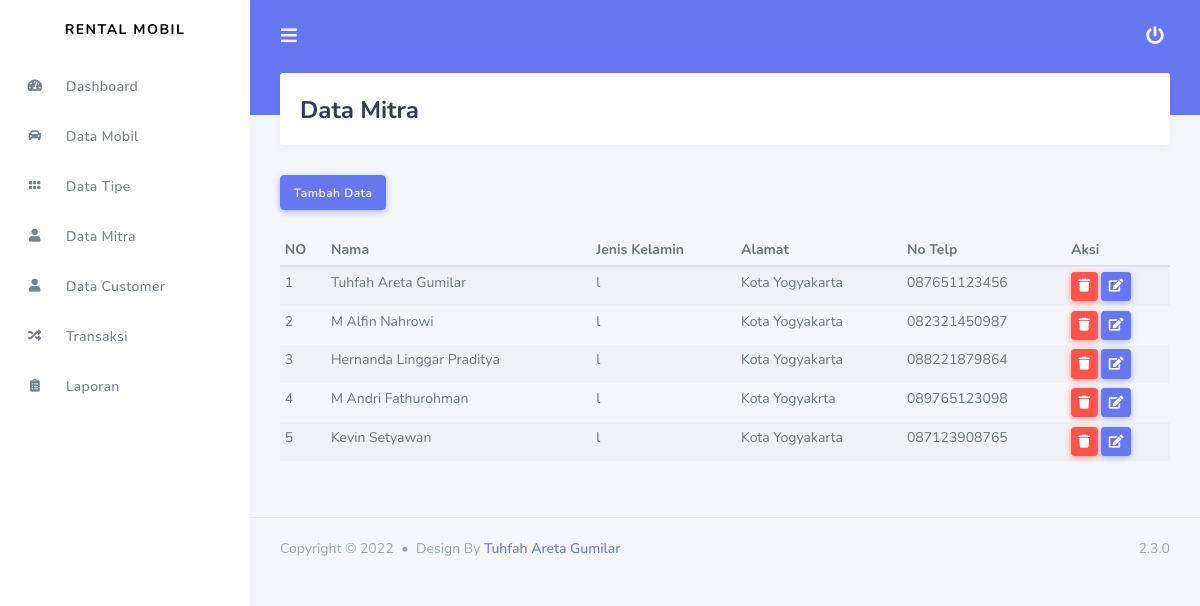
The app's page /index.php/admin/data_mitra with its own data.
### tables this page shows
CREATE TABLE `tb_mitra` (
  `id_mitra` int(11) NOT NULL AUTO_INCREMENT,
  `nama_mitra` varchar(100) NOT NULL,
  `jenis_kelamin` enum('l','p') NOT NULL,
  `alamat` varchar(255) NOT NULL,
  `no_telp` varchar(15) NOT NULL,
  PRIMARY KEY (`id_mitra`)
);

### application/controllers/admin/Data_mitra.php (called while the page is built, shortened)
<?php
class Data_mitra extends CI_Controller
{
	public function __construct()
	{
		$this->load->model('Mitra_model');
	}
	public function index()
	{
		$model = $this->Mitra_model;
		$q = urldecode($this->input->get('q', TRUE));
		$start = intval($this->input->get('start'));
		if ($q <> '') {
			$config['base_url'] = base_url() . "admin/data_mitra/?q=" . urlencode($q);
			$config['first_url'] = base_url() . "admin/data_mitra/?q=" . urlencode($q);
		} else {
			$config['base_url'] = base_url() . 'admin/data_mitra/';
			$config['first_url'] = base_url() . 'admin/data_mitra/';
		}
		$config['per_page'] = 9;
		$config['page_query_string'] = TRUE;
		$config['total_rows'] = $model->jumlah_data($q);
		$mitra = $model->limit_data($config['per_page'], $start, $q);
		$this->load->library('pagination');
		$this->pagination->initialize($config);
		$data = [
			'pagination'        => $this->pagination->create_links(),
			'q'             	=> $q,
			'start'             => $start,
			'mitra'				=> $mitra,
		];
		$this->load->view('templates_admin/header');
		$this->load->view('templates_admin/sidebar');
		$this->load->view('admin/mitra/list_mitra', $data);
		$this->load->view('templates_admin/footer');
	}
}

### index.php (called while the page is built, shortened)
<?php
require_once BASEPATH . 'core/CodeIgniter.php';

### application/config/config.php (called while the page is built, shortened)
<?php
$config['base_url'] = ((isset($_SERVER['HTTPS']) && $_SERVER['HTTPS'] == "on") ? "https" : "http");
$config['base_url'] .= "://" . $_SERVER['HTTP_HOST'];
$config['base_url'] .= str_replace(basename($_SERVER['SCRIPT_NAME']), "", $_SERVER['SCRIPT_NAME']);
$config['index_page'] = '';
$config['uri_protocol']	= 'REQUEST_URI';
$config['url_suffix'] = '';
$config['language']	= 'english';
$config['charset'] = 'UTF-8';
$config['enable_hooks'] = TRUE;
$config['subclass_prefix'] = 'MY_';
$config['composer_autoload'] = "vendor/autoload.php";
$config['permitted_uri_chars'] = 'a-z 0-9~%.:_\-';
$config['enable_query_strings'] = FALSE;
$config['controller_trigger'] = 'c';
$config['function_trigger'] = 'm';
$config['directory_trigger'] = 'd';
$config['allow_get_array'] = TRUE;
$config['log_threshold'] = 0;
$config['log_path'] = '';
$config['log_file_extension'] = '';
$config['log_file_permissions'] = 0644;
$config['log_date_format'] = 'Y-m-d H:i:s';
$config['error_views_path'] = '';
$config['cache_path'] = '';
$config['cache_query_string'] = FALSE;
$config['encryption_key'] = '';
$config['sess_driver'] = 'files';
$config['sess_cookie_name'] = 'ci_session';
$config['sess_expiration'] = 7200;
$config['sess_save_path'] = NULL;
$config['sess_match_ip'] = FALSE;
$config['sess_time_to_update'] = 300;
$config['sess_regenerate_destroy'] = FALSE;
$config['cookie_prefix']	= '';
$config['cookie_domain']	= '';
$config['cookie_path']		= '/';
$config['cookie_secure']	= FALSE;
$config['cookie_httponly'] 	= FALSE;
$config['standardize_newlines'] = FALSE;
$config['global_xss_filtering'] = FALSE;
$config['csrf_protection'] = FALSE;
$config['csrf_token_name'] = 'csrf_test_name';
$config['csrf_cookie_name'] = 'csrf_cookie_name';
$config['csrf_expire'] = 7200;
$config['csrf_regenerate'] = TRUE;
$config['csrf_exclude_uris'] = array();
$config['compress_output'] = FALSE;
$config['time_reference'] = 'local';
$config['rewrite_short_tags'] = FALSE;
$config['proxy_ips'] = '';

### application/models/Mitra_model.php (called while the page is built, shortened)
<?php
class Mitra_model extends CI_Model
{
	function data($q)
	{
		$this->db->from('tb_mitra');
		$this->db->group_start();
		$this->db->like('nama_mitra', $q);
		$this->db->or_like('alamat', $q);
		$this->db->or_like('no_telp', $q);
		$this->db->group_end();
	}
	function jumlah_data($q = null)
	{
		return $this->db->count_all_results();
	}
	function limit_data($limit, $start = 0, $q = NULL)
	{
		$this->db->limit($limit, $start);
		return $this->db->get()->result();
	}
}

### application/views/admin/mitra/list_mitra.php (the view, shortened to what this page needs)
<div class="main-content">
	<section class="section">
		<div class="section-header">
			<h1>Data Mitra</h1>
		</div>
		<a href="<?php echo base_url('admin/data_mitra/tambah') ?>" class="btn btn-primary mb-4 color-white">Tambah Data</a>
		<table class="table table-sm table-hover table-striped table-borderd">
			<thead>
				<tr>
					<th>NO</th>
					<th>Nama</th>
					<th>Jenis Kelamin</th>
					<th>Alamat</th>
					<th>No Telp</th>
					<th>Aksi</th>
				</tr>
			</thead>
			<tbody>
				<?php $no = 1;
				foreach ($mitra as $mb) : ?>
					<tr>
						<td><?php echo $no++ ?></td>
						<td><?php echo $mb->nama_mitra ?></td>
						<td><?php echo $mb->jenis_kelamin ?></td>
						<td><?php echo $mb->alamat ?></td>
						<td><?php echo $mb->no_telp ?></td>
						<td>
							<a href="<?php echo base_url('admin/data_mitra/delete/') . $mb->id_mitra ?>" class="btn btn-sm btn-danger"><i class="fas fa-trash"></i></a>
							<a href="<?php echo base_url('admin/data_mitra/update/') . $mb->id_mitra ?>" class="btn btn-sm btn-primary"><i class="fas fa-edit"></i></a>
						</td>
					</tr>
				<?php endforeach; ?>
			</tbody>
		</table>
	</section>
</div>

### records on screen
tb_mitra: nama_mitra "Tuhfah Areta Gumilar", jenis_kelamin "l", alamat "Kota Yogyakarta", no_telp "087651123456"
tb_mitra: nama_mitra "M Alfin Nahrowi", jenis_kelamin "l", alamat "Kota Yogyakarta", no_telp "082321450987"
tb_mitra: nama_mitra "Hernanda Linggar Praditya", jenis_kelamin "l", alamat "Kota Yogyakarta", no_telp "088221879864"
tb_mitra: nama_mitra "M Andri Fathurohman", jenis_kelamin "l", alamat "Kota Yogyakrta", no_telp "089765123098"
tb_mitra: nama_mitra "Kevin Setyawan", jenis_kelamin "l", alamat "Kota Yogyakarta", no_telp "087123908765"
